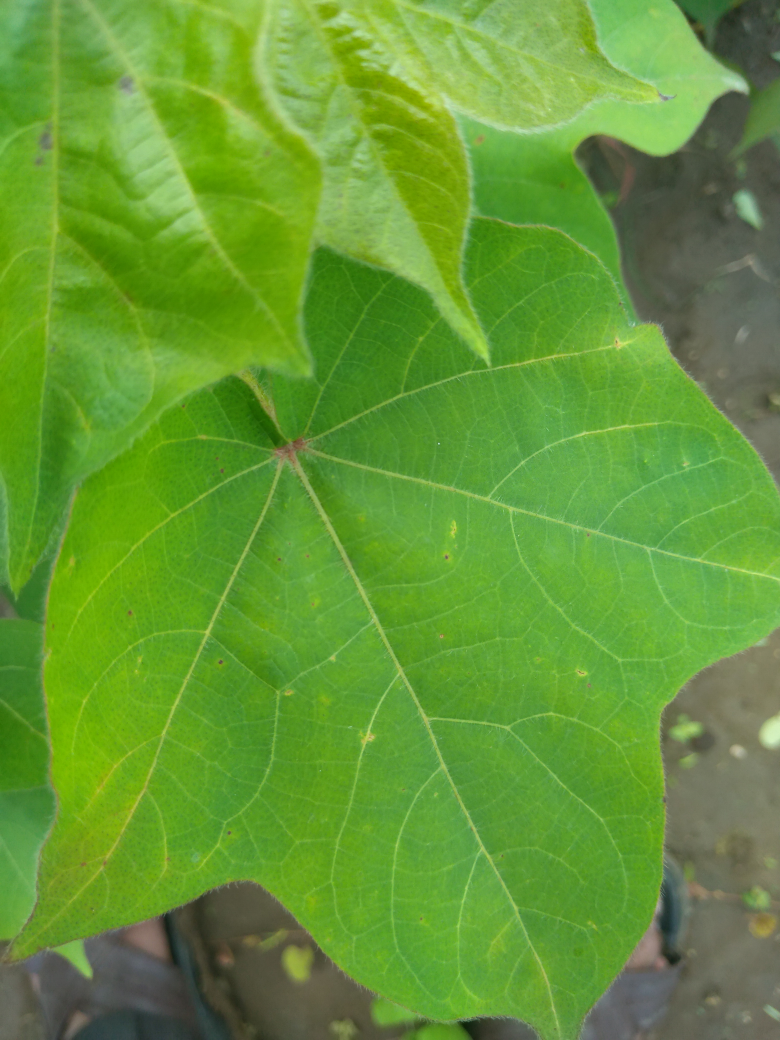
#> input picture CNN_Data/Validation/Healthy/healthy10.jpg, 3120 x 4160 px, found by its file name (shown at 1/4 size); its folder holds only this picture in this run
$ jupyter execute --allow-errors RandomForest.ipynb
#> lines starting #> are read from the running program, lines starting #| are printed output that depends on the picture
[cell 1]
# from google.colab import drive
# drive.mount('/content/drive')

[cell 2]
from pathlib import Path
import numpy as np
import cv2
import os
import h5py
import glob
import matplotlib.pyplot as plt
#> (the rest of this cell did not finish here and is left out)

[cell 3]
def load_image_files(container_path, dimension=(128, 128)):
#> further down, image is the input picture: shape (4160, 3120, 3); mean B, G, R 53.4, 151.7, 100.1
#> `image = cv2.resize(image, fixed_size)`:
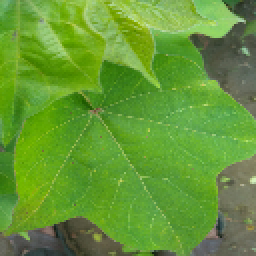
#> image: shape (128, 128, 3) (shown 2 times larger); mean B, G, R 53.2, 151.6, 100
    image_dir = Path(container_path)
    folders = [directory for directory in image_dir.iterdir() if directory.is_dir()]
    categories = [fo.name for fo in folders]

    descr = "A image classification dataset"
    images = []
    flat_data = []
    target = []
    for i, direc in enumerate(folders):
        for file in direc.iterdir():
            print(file)
            img = skimage.io.imread(file)
            img_resized = resize(img, dimension, anti_aliasing=True, mode='reflect')
            flat_data.append(img_resized.flatten())
            images.append(img_resized)
            target.append(i)
    flat_data = np.array(flat_data)
    target = np.array(target)
    images = np.array(images)

    return Bunch(data=flat_data,
                 target=target,
                 target_names=categories,
                 images=images,
                 DESCR=descr)

[cell 4]
basedir = "../CNN_Data/Training"
#> (the rest of this cell did not finish here and is left out)

#> (a cell that did not finish here is left out)

#> (a cell that did not finish here is left out)

[cell 7]
def load_image_file(file, dimension=(128, 128)):

    images = []
    flat_data = []
    target = []

    img = skimage.io.imread(file)
    img_resized = resize(img, dimension, anti_aliasing=True, mode='reflect')
    flat_data.append(img_resized.flatten())

    flat_data = np.array(flat_data)

    return Bunch(data=flat_data,)

[cell 8]
test_path = "../CNN_Data/Validation"

fixed_size = (128,128)
# loop through the test images
#for file in glob.glob(test_path + "/*.jpg"):
train_labels = ['Zero', 'One', 'Two', 'Three']
#> (the rest of this cell did not finish here and is left out)


$ run again, on CNN_Data/Validation/Mosaic_Virus/mosaic_virus11.jpg
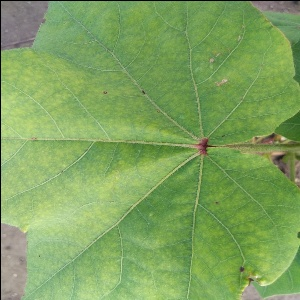
#> input picture CNN_Data/Validation/Mosaic_Virus/mosaic_virus11.jpg, 300 x 300 px, found by its file name
#> image is the input picture: shape (300, 300, 3); mean B, G, R 95, 163.8, 127.5
#> `image = cv2.resize(image, fixed_size)`:
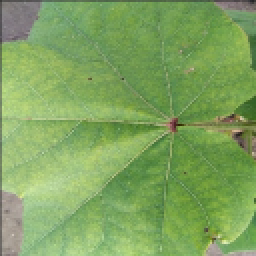
#> image: shape (128, 128, 3) (shown 2 times larger); mean B, G, R 95.1, 163.9, 127.5

$ run again, on CNN_Data/Validation/Healthy/healthy31.jpg
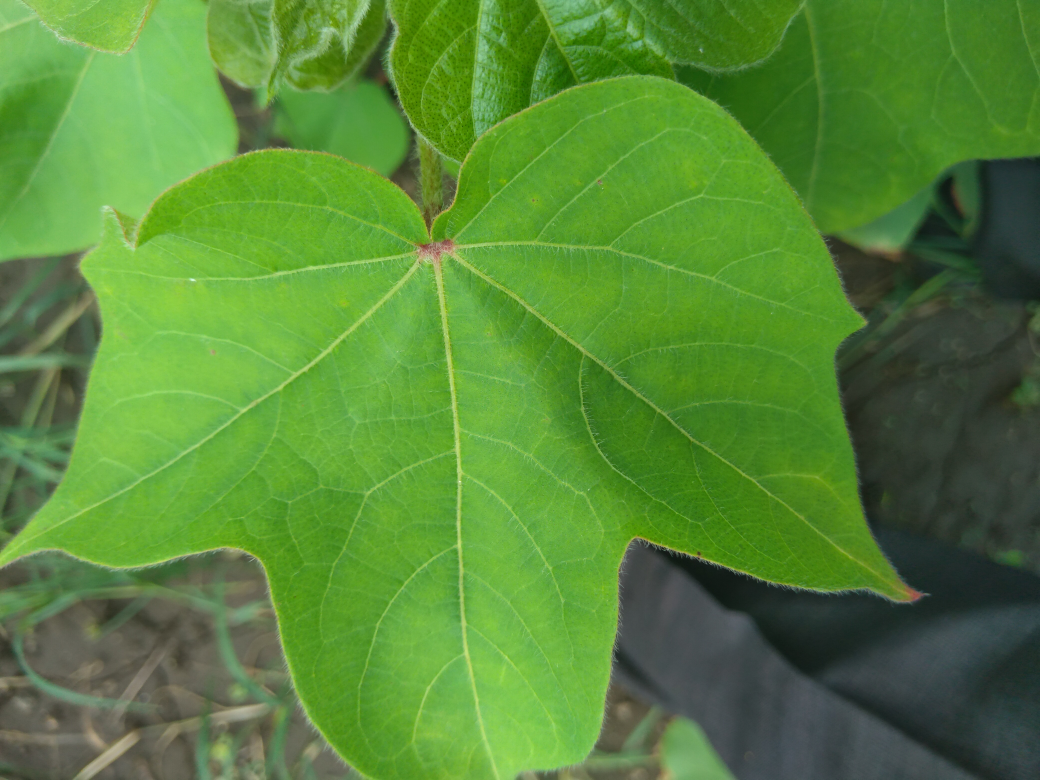
#> input picture CNN_Data/Validation/Healthy/healthy31.jpg, 4160 x 3120 px, found by its file name (shown at 1/4 size)
#> image is the input picture: shape (3120, 4160, 3); mean B, G, R 55.6, 135, 86.4
#> `image = cv2.resize(image, fixed_size)`:
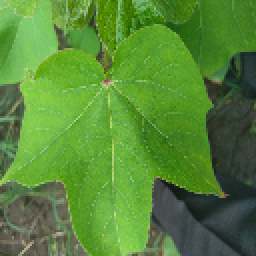
#> image: shape (128, 128, 3) (shown 2 times larger); mean B, G, R 55.6, 134.9, 86.3
